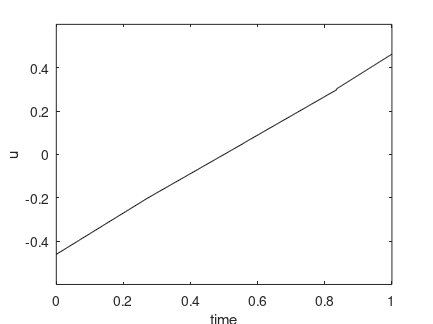

MATLAB code to generate this figure: (Note: this script raises an error after producing the figure.)
load optimprofiles tplot uplot xplot

% ploting
%..........................................................................
plot(tplot,uplot,'k')
title('')
xlabel('time')
ylabel('u')
axis([0 1 -0.6 0.6])
set(1,'PaperUnits','centimeters')
set(1,'PaperPosition',[3 10 11 8.25])

print -depsc u_624a.eps
pause

plot(tplot,xplot(:,1),'b:',tplot,xplot(:,2),'k-')
title('')
xlabel('time')
ylabel('x_1, x_2')
legend('x_1','x_2',4)
axis([0 1 0 1])
set(1,'PaperUnits','centimeters')
set(1,'PaperPosition',[3 10 11 8.25])

print -depsc x12_624a.eps
pause
close
%..........................................................................